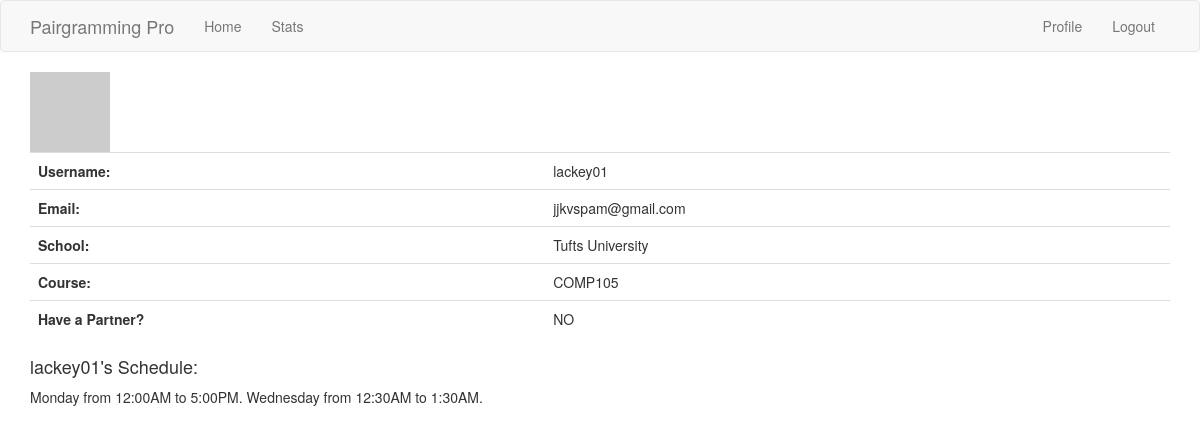
Page /user/lackey01 (signed in) on the committed database.
### app/models.py (models this page shows, shortened)
class User(UserMixin, db.Model):
    id = db.Column(db.Integer, primary_key=True)
    username = db.Column(db.String(128), index=True, unique=True)
    email = db.Column(db.String(128), index=True, unique=True)
    s_id = db.Column(db.Integer, db.ForeignKey('school.id'))
    c_id = db.Column(db.Integer, db.ForeignKey('course.id'))
    password_hash = db.Column(db.String(128))
    free_times = db.relationship('FreeInterval', backref='author', lazy='dynamic')
    taken = db.Column(db.Boolean)
    partner = db.Column(db.String(128))
    p_id = db.Column(db.Integer)
    def avatar(self, size):
        digest = md5(self.email.lower().encode('utf-8')).hexdigest()
        return 'https://www.gravatar.com/avatar/{}?d=identicon&s={}'.format(digest, size)

class School(db.Model):
    id = db.Column(db.Integer, primary_key=True)
    name = db.Column(db.String(128), index=True, unique=True)
    courses = db.relationship('Course', backref='institution', lazy='dynamic')
    students = db.relationship('User', backref='attending', lazy='dynamic')
    admin_school = db.Column(db.Boolean)

class Course(db.Model):
    id = db.Column(db.Integer, primary_key=True)
    name = db.Column(db.String(64), index=True, unique=True)
    s_id = db.Column(db.Integer, db.ForeignKey('school.id'))
    students = db.relationship('User', backref='enrolled', lazy='dynamic')

class FreeInterval(db.Model):
    id = db.Column(db.Integer, primary_key=True)
    start_day = db.Column(db.String(10))
    start_time = db.Column(db.String(10))
    end_day = db.Column(db.String(10))
    end_time = db.Column(db.String(10))
    user_id = db.Column(db.Integer, db.ForeignKey('user.id'))
    def __repr__(self):
        if self.start_day == self.end_day:
            return '{} from {} to {}.'.format(self.start_day, self.start_time, self.end_time)
        else:
            return '{} at {} to {} at {}.'.format(self.start_day, self.start_time, self.end_day, self.end_time)

### app/routes.py (the view)
@app.route('/user/<username>')
@login_required
def user(username):
    user = User.query.filter_by(username=username).first_or_404()
    schedule = schedule = FreeInterval.query.filter_by(author=user)
    if user.username == current_user.username and str(current_user.username) in DM.ADMINS:
        return render_template('user.html', user=user, admin=True, schedule=schedule)
    else:
        return render_template('user.html', user=user, schedule=schedule)

### app/models.py (called while the page is built)
@login.user_loader
def load_user(id):
    return User.query.get(int(id))

### app/templates/user.html (shortened to what this page needs)
{% extends "base.html" %}
{% block app_content %}
    <img src="{{ user.avatar(129) }}">
    <table class="table">
        <tr>
            <th>Username:</th>
            <td>{{ user.username }}</td>
        </tr>
        <tr>
            <th>Email:</th>
            <td>{{ user.email }}</td>
        </tr>
        <tr>
            <th>School:</th>
            <td>{{ user.attending.name }}</td>
        </tr>
        <tr>
            <th>Course:</th>
            <td>{{ user.enrolled.name }}</td>
        </tr>
        <tr>
            <th>Have a Partner?</th>
            <td>
                {% if user.taken %}
                YES
                {% else %}
                NO
                {% endif %}
            </td>
        </tr>
    </table>
    {% if user == current_user %}
        <p><a href="{{ url_for('edit_profile') }}">Edit your profile</a></p>
    {% else %}
        <h4>{{user.username}}'s Schedule:</h4>
        {% for s in schedule %}
        {{s}}
        {% else %}
            Nothing yet
        {% endfor %}
    {% endif %}
{% endblock %}

### rows in the picture
User: username "lackey01", email "jjkvspam@gmail.com"
School: attending.name "Tufts University"
Course: enrolled.name "COMP105"
FreeInterval: start_day+end_day+start_time "Monday from 12:00AM to 5:00PM."
FreeInterval: start_day+end_day+start_time "Wednesday from 12:30AM to 1:30AM."
